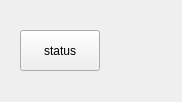
<?xml version="1.0" encoding="UTF-8"?>
<ui version="4.0">
 <class>MainWindow</class>
 <widget class="QMainWindow" name="MainWindow">
  <property name="geometry">
   <rect>
    <x>0</x>
    <y>0</y>
    <width>182</width>
    <height>102</height>
   </rect>
  </property>
  <property name="windowTitle">
   <string>MainWindow</string>
  </property>
  <widget class="QWidget" name="centralWidget">
   <widget class="QLabel" name="label_bulb">
    <property name="geometry">
     <rect>
      <x>120</x>
      <y>20</y>
      <width>51</width>
      <height>61</height>
     </rect>
    </property>
    <property name="text">
     <string/>
    </property>
    <property name="pixmap">
     <pixmap resource="images.qrc">:/icons/icons/bulb-off-48.png</pixmap>
    </property>
    <property name="alignment">
     <set>Qt::AlignCenter</set>
    </property>
   </widget>
   <widget class="QPushButton" name="pushButton_status">
    <property name="geometry">
     <rect>
      <x>20</x>
      <y>30</y>
      <width>80</width>
      <height>41</height>
     </rect>
    </property>
    <property name="text">
     <string>status</string>
    </property>
    <property name="checkable">
     <bool>true</bool>
    </property>
   </widget>
  </widget>
 </widget>
 <layoutdefault spacing="6" margin="11"/>
 <resources>
  <include location="images.qrc"/>
 </resources>
 <connections/>
</ui>
